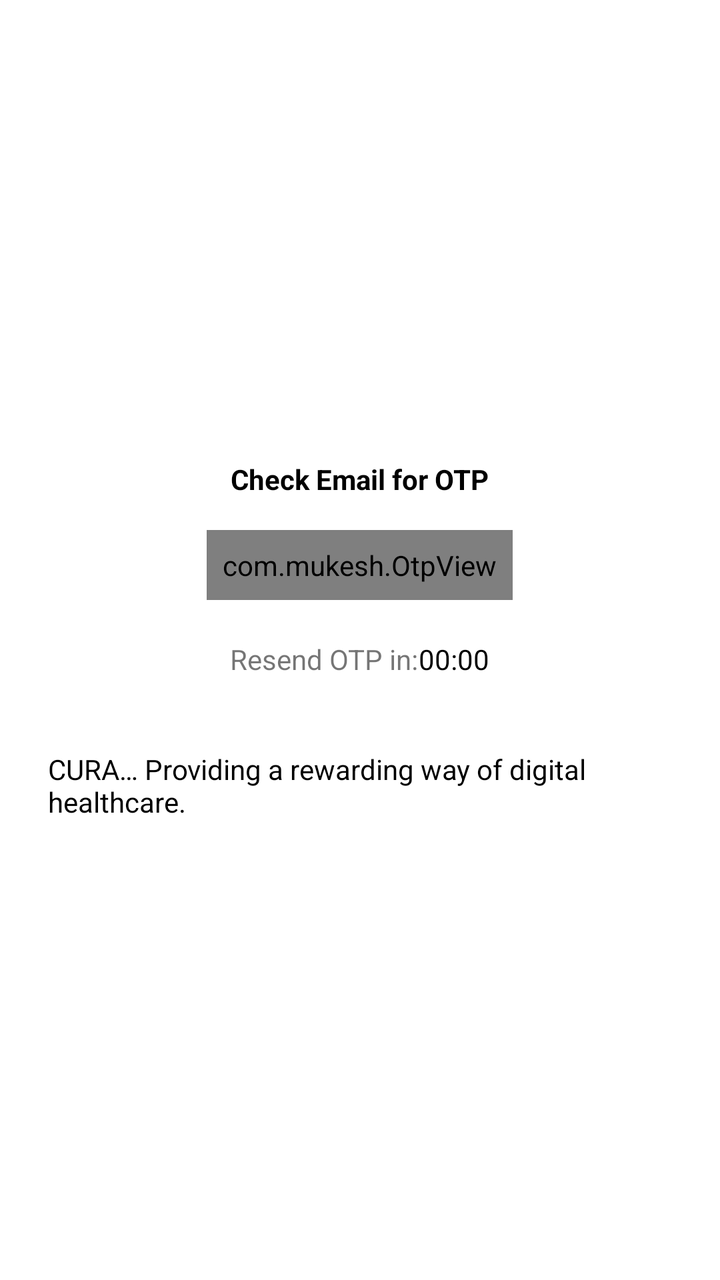
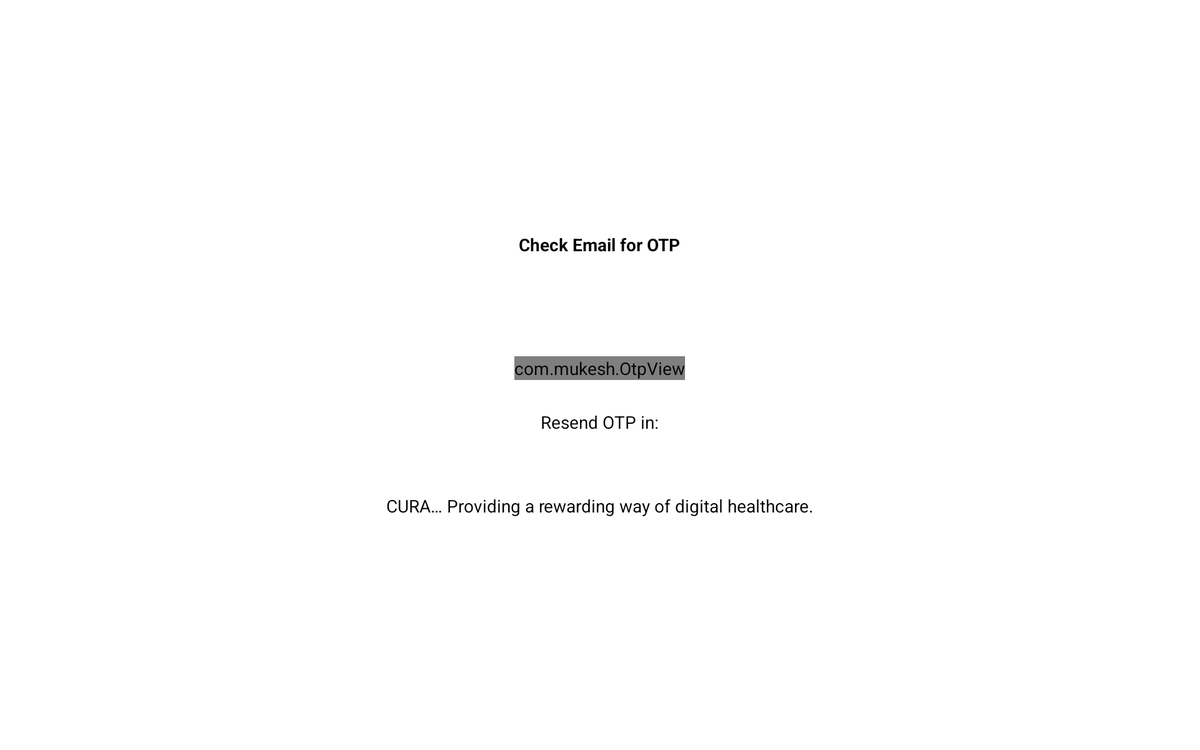

Compare how this app lays out the same screen by default and in its alternative resource folder. The renders come first, then the two layout files and the values they reference.
<!-- AndroidManifest.xml: application theme Theme.CuraOrganization -->
<!-- res/layout/reg_otp_layout.xml -->
<?xml version="1.0" encoding="utf-8"?>
<androidx.constraintlayout.widget.ConstraintLayout xmlns:android="http://schemas.android.com/apk/res/android"
    xmlns:tools="http://schemas.android.com/tools"
    android:layout_width="match_parent"
    android:layout_height="match_parent"
    xmlns:app="http://schemas.android.com/apk/res-auto">

    <LinearLayout
        android:layout_width="match_parent"
        android:layout_height="wrap_content"
        android:orientation="vertical"
        app:layout_constraintStart_toStartOf="parent"
        app:layout_constraintEnd_toEndOf="parent"
        app:layout_constraintBottom_toBottomOf="parent"
        app:layout_constraintTop_toTopOf="parent">


        <TextView
            android:id="@+id/sign_up_otp_message"
            android:layout_width="wrap_content"
            android:layout_height="wrap_content"
            android:text="@string/otp_message"
            android:layout_gravity="center"
            android:layout_marginTop="@dimen/margin_midi"
            android:textStyle="bold"
            android:padding="@dimen/padding_midi"
            android:textColor="@color/black"/>

        <com.mukesh.OtpView
            android:id="@+id/otp_view"
            android:layout_width="wrap_content"
            android:layout_height="wrap_content"
            android:inputType="number"
            android:layout_gravity="center"
            android:layout_margin="@dimen/margin_mini"
            android:padding="@dimen/padding_midi"
            android:itemBackground="@color/lighter_grey"
            android:textColor="@color/custom_color"
            app:itemCount="4"
            app:layout_constraintBottom_toBottomOf="parent"
            app:layout_constraintEnd_toEndOf="parent"
            app:layout_constraintStart_toStartOf="parent"
            app:layout_constraintTop_toBottomOf="@id/sign_up_otp_message"
            app:lineColor="@color/custom_color"
            app:viewType="none" />
















        <LinearLayout
            android:layout_width="match_parent"
            android:layout_height="wrap_content"
            android:orientation="horizontal"
            android:layout_margin="@dimen/margin_mini"
            android:padding="@dimen/padding_mini"
            android:gravity="center_horizontal">

            <TextView
                android:layout_width="wrap_content"
                android:layout_height="wrap_content"
                android:layout_gravity="center_horizontal"
                android:text="@string/otp_resend_message" />

            <TextView
                android:id="@+id/sign_up_otp_count_down"
                android:layout_width="wrap_content"
                android:layout_height="wrap_content"
                android:layout_gravity="center_horizontal"
                tools:text="00:00"
                android:textColor="@color/black"/>


        </LinearLayout>


        <TextView
            android:layout_width="wrap_content"
            android:layout_height="wrap_content"
            android:layout_gravity="center_horizontal"
            android:text="@string/cura_slogan"
            android:layout_margin="@dimen/margin_midi"
            android:padding="@dimen/padding_midi"
            android:textColor="@color/black"/>

    </LinearLayout>

</androidx.constraintlayout.widget.ConstraintLayout>
<!-- resources referenced by this layout -->
<resources>
  <color name="black">#FF000000</color>
  <color name="custom_color">#FF018786</color>
  <color name="lighter_grey">#E2D9D8</color>
  <dimen name="margin_midi">16dp</dimen>
  <dimen name="margin_mini">8dp</dimen>
  <dimen name="padding_midi">8dp</dimen>
  <dimen name="padding_mini">4dp</dimen>
  <string name="cura_slogan">CURA… Providing a rewarding way of digital healthcare.</string>
  <string name="otp_message">Check Email for OTP</string>
  <string name="otp_resend_message">Resend OTP in: </string>
  <style name="Theme.CuraOrganization" parent="Theme.MaterialComponents.DayNight.NoActionBar">
          
          <item name="colorPrimary">@color/purple_500</item>
          <item name="colorPrimaryVariant">@color/teal_700</item>
          <item name="colorOnPrimary">@color/white</item>
          
          <item name="colorSecondary">@color/teal_200</item>
          <item name="colorSecondaryVariant">@color/teal_700</item>
          <item name="colorOnSecondary">@color/black</item>
          
          <item name="android:statusBarColor" tools:targetApi="l">?attr/colorPrimaryVariant</item>
          
      </style>
  <color name="purple_500">#FF6200EE</color>
  <color name="teal_700">#FF018786</color>
  <color name="white">#FFFFFFFF</color>
  <color name="teal_200">#FF03DAC5</color>
</resources>
<!-- res/layout-sw600dp-land/reg_otp_layout.xml (the repository's variant of the layout above) -->
<!-- drawn on a 7-inch tablet turned sideways -->
<?xml version="1.0" encoding="utf-8"?>
<androidx.constraintlayout.widget.ConstraintLayout xmlns:android="http://schemas.android.com/apk/res/android"
    android:layout_width="match_parent"
    android:layout_height="match_parent"
    xmlns:app="http://schemas.android.com/apk/res-auto"
    xmlns:tools="http://schemas.android.com/tools">


    <LinearLayout
        android:layout_width="match_parent"
        android:layout_height="wrap_content"
        android:orientation="vertical"
        app:layout_constraintStart_toStartOf="parent"
        app:layout_constraintEnd_toEndOf="parent"
        app:layout_constraintBottom_toBottomOf="parent"
        app:layout_constraintTop_toTopOf="parent">


        <TextView
            android:id="@+id/sign_up_otp_message"
            android:layout_width="wrap_content"
            android:layout_height="wrap_content"
            android:text="@string/otp_message"
            android:layout_gravity="center"
            android:layout_marginTop="@dimen/margin_midi"
            android:textStyle="bold"
            android:padding="@dimen/padding_midi"
            android:textColor="@color/black"/>

        <com.mukesh.OtpView
            android:id="@+id/otp_view"
            android:layout_width="wrap_content"
            android:layout_height="wrap_content"
            android:layout_marginTop="72dp"
            android:inputType="number"
            android:layout_gravity="center"
            android:itemBackground="@color/custom_color"
            android:textColor="@android:color/white"
            app:itemCount="4"
            app:lineColor="@color/custom_color"
            app:viewType="line"
            tools:ignore="MissingClass" />

        <TextView
            android:id="@+id/sign_up_otp_count_down"
            android:layout_width="wrap_content"
            android:layout_height="wrap_content"
            android:layout_gravity="center_horizontal"
            android:text="@string/otp_resend_message"
            android:layout_margin="@dimen/margin_midi"
            android:padding="@dimen/padding_midi"
            android:textColor="@color/black"/>

        <TextView
            android:layout_width="wrap_content"
            android:layout_height="wrap_content"
            android:layout_gravity="center_horizontal"
            android:text="@string/cura_slogan"
            android:layout_margin="@dimen/margin_midi"
            android:padding="@dimen/padding_midi"
            android:textColor="@color/black"/>

    </LinearLayout>


</androidx.constraintlayout.widget.ConstraintLayout>
<!-- resources referenced by the variant -->
<!-- as a 7-inch tablet turned sideways resolves them -->
<resources>
  <color name="black">#FF000000</color>
  <color name="custom_color">#FF018786</color>
  <dimen name="margin_midi">16dp</dimen>
  <dimen name="padding_midi">8dp</dimen>
  <string name="cura_slogan">CURA… Providing a rewarding way of digital healthcare.</string>
  <string name="otp_message">Check Email for OTP</string>
  <string name="otp_resend_message">Resend OTP in: </string>
  <style name="Theme.CuraOrganization" parent="Theme.MaterialComponents.DayNight.NoActionBar">
          
          <item name="colorPrimary">@color/purple_500</item>
          <item name="colorPrimaryVariant">@color/teal_700</item>
          <item name="colorOnPrimary">@color/white</item>
          
          <item name="colorSecondary">@color/teal_200</item>
          <item name="colorSecondaryVariant">@color/teal_700</item>
          <item name="colorOnSecondary">@color/black</item>
          
          <item name="android:statusBarColor" tools:targetApi="l">?attr/colorPrimaryVariant</item>
          
      </style>
  <color name="purple_500">#FF6200EE</color>
  <color name="teal_700">#FF018786</color>
  <color name="white">#FFFFFFFF</color>
  <color name="teal_200">#FF03DAC5</color>
</resources>
